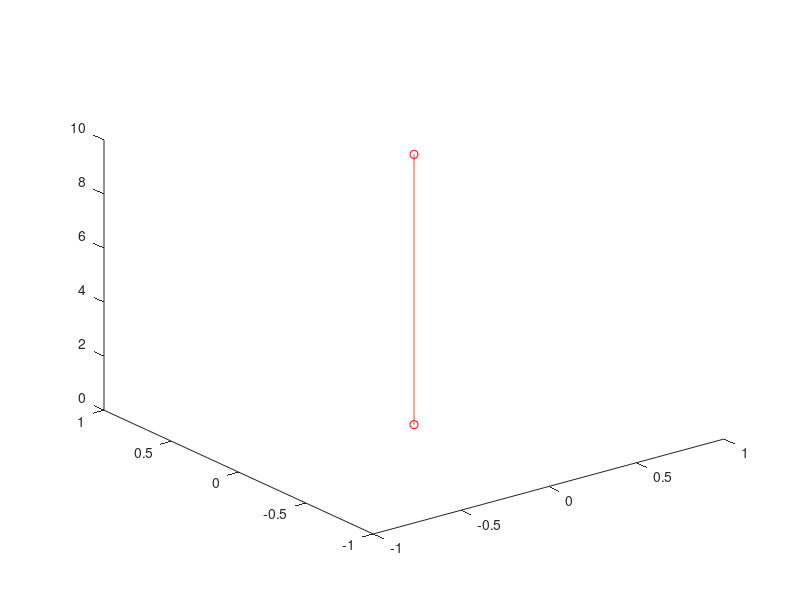

This chart was generated by the following MATLAB code: (Note: this script raises an error after producing the figure.)
theta1 = pi/ 6; 
theta2 = pi/ 3; 
a1 = 12;
a2 = 12; 
second_a1 = 12;
second_a2 = 12; 
H01 = [cos(theta1) -sin(theta1) 0 a1*cos(theta1);
       sin(theta1) cos(theta1) 0 a1*sin(theta1);
       0 0 1 0;
       0 0 0 1];

H12 = [1 0 0 a2*cos(theta2);
       0 cos(theta2) -sin(theta2) a2*sin(theta2);
       0 sin(theta2) cos(theta2) 0;
       0 0 0 1];
H02 = H01 * H12;
hfigg = figure(21);
axis([-5,50,0,50]);
for i=0:180
    theta2s = 3*(i*pi) / 180;
    theta1s= (i*pi) / 180;
    second_theta2s = 5*(i*pi) / 180;
    second_theta1s= 4*(i*pi) / 180;
    plot3(0,0,0,'o','Color','r');
    hold on;
    line([0,0],[0,0],[0,10]);
    hold on;
    plot3(0,0,10,'o','Color','r');
    line([0,H01Zx(a1,theta1s)],[0,H01Zy(a1,theta1s)],[10,10]);
    line([0,H01Zx(second_a1,second_theta1s)],[0,H01Zy(second_a1,second_theta1s)],[10,10],'color','r');
    hold on;
    plot3(H01Zx(a1,theta1s),H01Zy(a1,theta1s),10,'o','color','r');
    plot3(H01Zx(second_a1,second_theta1s),H01Zy(second_a1,second_theta1s),10,'o','color','r');
    hold on;
    line([H01Zx(a1,theta1s),H02Zx(a1,a2,theta1s,theta2s)],[H01Zy(a1,theta1s),H02Zy(a1,a2,theta1s,theta2s)],[10,H02Zz(a1,a2,theta1s,theta2s)]);
    line([H01Zx(second_a1,second_theta1s),H02Zx(second_a1,second_a2,second_theta1s,second_theta2s)],[H01Zy(second_a1,second_theta1s),H02Zy(second_a1,second_a2,second_theta1s,second_theta2s)],[10,H02Zz(second_a1,second_a2,second_theta1s,second_theta2s)],'color','r');
    hold on;
    plot3(H02Zx(a1,a2,theta1s,theta2s),H02Zy(a1,a2,theta1s,theta2s),H02Zz(a1,a2,theta1s,theta2s),'o','color','r');
    plot3(H02Zx(second_a1,second_a2,second_theta1s,second_theta2s),H02Zy(second_a1,second_a2,second_theta1s,second_theta2s),H02Zz(second_a1,second_a2,second_theta1s,second_theta2s),'o','color','r');
    hold off;
    axis([-5,50,0,50]);
    pause(0.5);
end

function H02zx = H02Zx(a1,a2,theta1,theta2)
H02zx = a1*cos(theta1)+a2*cos(theta1+theta2); %%y축 회전일 때 
%H02zx = (a1*cos(theta1)*cos(theta2)) + (a1*cos(theta1) -a2*sin(theta1)*sin(theta2)); %%x축 회전일 때
end

function H02zy = H02Zy(a1,a2,theta1,theta2)
H02zy =a1*sin(theta1)+(a2*sin(theta1)*cos(theta2))+(a2*sin(theta2)*cos(theta1)); 
%H02zy = (a1*sin(theta1)*cos(theta2) + (a1*sin(theta1) + a2*sin(theta2)*cos(theta1)));
end
function H02zz = H02Zz(a1,a2,theta1,theta2)
H02zz = cos(theta2);
end
function H01zx = H01Zx(a1,theta1)
H01zx = a1 *cos(theta1);
end

function H01zy = H01Zy(a1,theta1)
H01zy = a1 *sin(theta1);
end